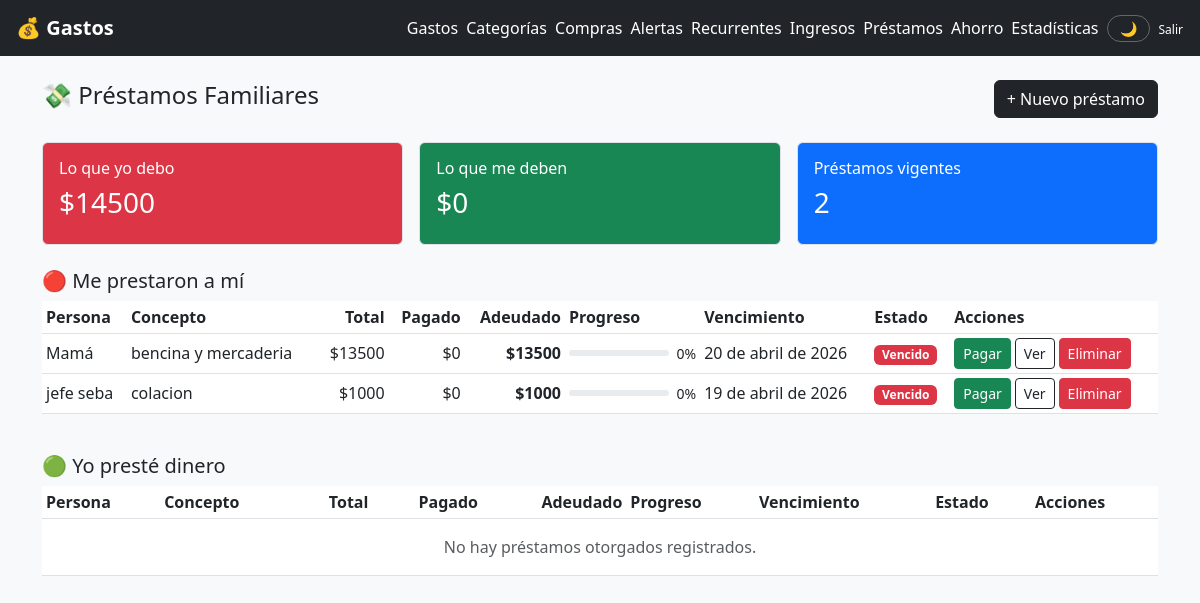
Page /prestamos/ (signed in) on the earlier database version.
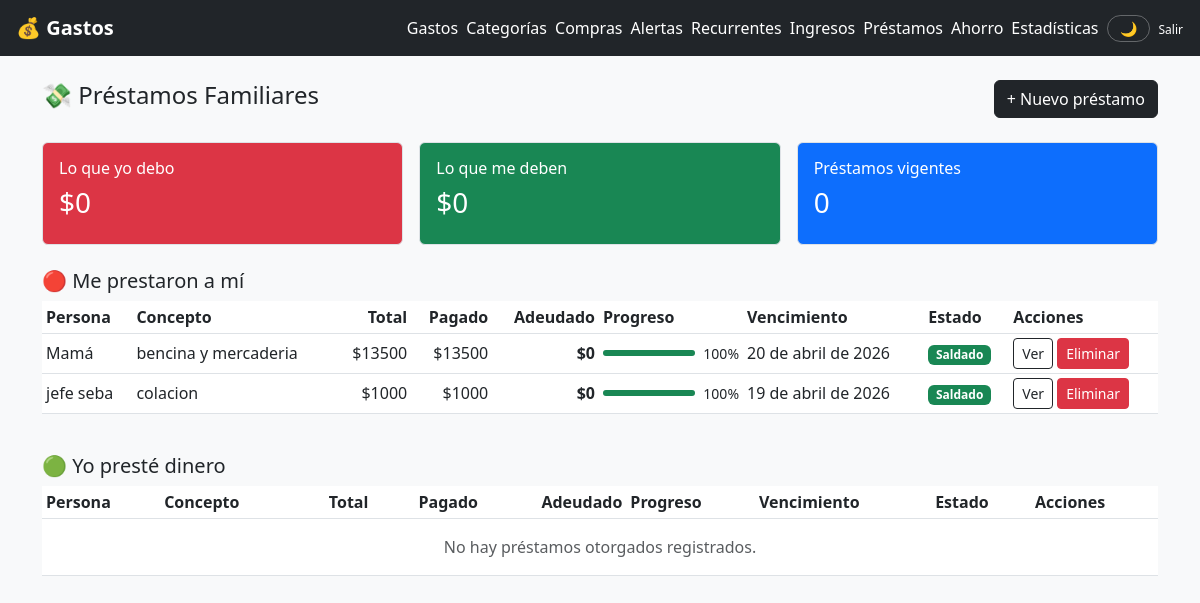
Same page on the later database version.
### gastos/models.py (models this page shows, shortened)
class Prestamo(models.Model):
    TIPO_CHOICES = [
        ('recibido', 'Me prestaron a mí'),
        ('otorgado', 'Yo presté dinero'),
    ]
    ESTADO_CHOICES = [
        ('vigente', 'Vigente'),
        ('saldado', 'Saldado'),
        ('vencido', 'Vencido'),
    ]
    usuario = models.ForeignKey(User, on_delete=models.CASCADE, related_name='prestamos')
    persona = models.CharField(max_length=150)
    concepto = models.CharField(max_length=200)
    monto_total = models.DecimalField(max_digits=12, decimal_places=0)
    monto_pagado = models.DecimalField(max_digits=12, decimal_places=0, default=0)
    tipo = models.CharField(max_length=20, choices=TIPO_CHOICES, default='recibido')
    estado = models.CharField(max_length=20, choices=ESTADO_CHOICES, default='vigente')
    fecha_prestamo = models.DateField(default=timezone.now)
    fecha_vencimiento = models.DateField(null=True, blank=True)
    notas = models.TextField(blank=True)
    creado_en = models.DateTimeField(auto_now_add=True)
    actualizado_en = models.DateTimeField(auto_now=True)
    class Meta:
        ordering = ['-fecha_prestamo']
        verbose_name = 'Préstamo'
        verbose_name_plural = 'Préstamos'
    @property
    def monto_adeudado(self):
        return self.monto_total - self.monto_pagado
    @property
    def porcentaje_pagado(self):
        if self.monto_total == 0:
            return 0
        return int((self.monto_pagado / self.monto_total) * 100)

### gastos/views.py (the view)
# urls.py: path('prestamos/', views.lista_prestamos, name='lista_prestamos'),
@login_required
def lista_prestamos(request):
    services.actualizar_estados_prestamos_vencidos()
    prestamos = Prestamo.objects.filter(usuario=request.user).prefetch_related('pagos')
    return render(request, 'gastos/prestamos.html', {
        'recibidos': prestamos.filter(tipo='recibido'),
        'otorgados': prestamos.filter(tipo='otorgado'),
        'resumen': services.resumen_prestamos(request.user),
    })

### gastos/services.py (called while the page is built)
def resumen_prestamos(usuario):
    prestamos = Prestamo.objects.filter(usuario=usuario, estado__in=['vigente', 'vencido'])
    debo = prestamos.filter(tipo='recibido').aggregate(
        total=Sum('monto_total'), pagado=Sum('monto_pagado'))
    me_deben = prestamos.filter(tipo='otorgado').aggregate(
        total=Sum('monto_total'), pagado=Sum('monto_pagado'))
    def adeudado(agg):
        return (agg['total'] or 0) - (agg['pagado'] or 0)
    return {
        'total_que_debo': adeudado(debo),
        'total_que_me_deben': adeudado(me_deben),
        'cantidad_vigentes': prestamos.count(),
    }

def actualizar_estados_prestamos_vencidos():
    hoy = timezone.now().date()
    return Prestamo.objects.filter(
        estado='vigente',
        fecha_vencimiento__lt=hoy,
    ).update(estado='vencido')

### templates/gastos/prestamos.html (shortened to what this page needs)
{% extends 'gastos/base.html' %}
{% block contenido %}
<div class="d-flex justify-content-between align-items-center mb-4">
    <h4>💸 Préstamos Familiares</h4>
    <a href="{% url 'nuevo_prestamo' %}" class="btn btn-dark">+ Nuevo préstamo</a>
</div>
<div class="row g-3 mb-4">
    <div class="col-md-4">
        <div class="card text-white bg-danger h-100">
            <div class="card-body">
                <h6 class="card-title">Lo que yo debo</h6>
                <h3>${{ resumen.total_que_debo|floatformat:0 }}</h3>
            </div>
        </div>
    </div>
    <div class="col-md-4">
        <div class="card text-white bg-success h-100">
            <div class="card-body">
                <h6 class="card-title">Lo que me deben</h6>
                <h3>${{ resumen.total_que_me_deben|floatformat:0 }}</h3>
            </div>
        </div>
    </div>
    <div class="col-md-4">
        <div class="card text-white bg-primary h-100">
            <div class="card-body">
                <h6 class="card-title">Préstamos vigentes</h6>
                <h3>{{ resumen.cantidad_vigentes }}</h3>
            </div>
        </div>
    </div>
</div>
<h5 class="mt-4">🔴 Me prestaron a mí</h5>
<div class="table-responsive mb-4">
    <table class="table table-hover table-sm align-middle">
        <thead class="table-dark">
            <tr>
                <th>Persona</th>
                <th>Concepto</th>
                <th class="text-end">Total</th>
                <th class="text-end">Pagado</th>
                <th class="text-end">Adeudado</th>
                <th>Progreso</th>
                <th>Vencimiento</th>
                <th>Estado</th>
                <th>Acciones</th>
            </tr>
        </thead>
        <tbody>
            {% for p in recibidos %}
            <tr>
                <td>{{ p.persona }}</td>
                <td>{{ p.concepto }}</td>
                <td class="text-end">${{ p.monto_total|floatformat:0 }}</td>
                <td class="text-end">${{ p.monto_pagado|floatformat:0 }}</td>
                <td class="text-end fw-bold">${{ p.monto_adeudado|floatformat:0 }}</td>
                <td style="min-width:120px">
                    <div class="d-flex align-items-center gap-2">
                        <div class="progress flex-grow-1" style="height:6px">
                            <div class="progress-bar bg-success" style="width:{{ p.porcentaje_pagado }}%"></div>
                        </div>
                        <small>{{ p.porcentaje_pagado }}%</small>
                    </div>
                </td>
                <td>{{ p.fecha_vencimiento|default:"Sin límite" }}</td>
                <td>
                    <span class="badge {% if p.estado == 'saldado' %}bg-success{% elif p.estado == 'vencido' %}bg-danger{% else %}bg-warning text-dark{% endif %}">
                        {{ p.get_estado_display }}
                    </span>
                </td>
                <td>
                    <div class="d-flex gap-1 flex-wrap">
                        {% if p.estado != 'saldado' %}
                        <button class="btn btn-sm btn-success" data-bs-toggle="modal" data-bs-target="#modalPago{{ p.pk }}">
                            Pagar
                        </button>
                        {% endif %}
                        <a href="{% url 'detalle_prestamo' p.pk %}" class="btn btn-sm btn-outline-dark">Ver</a>
                        <form method="post" action="{% url 'eliminar_prestamo' p.pk %}">
                            <button class="btn btn-sm btn-danger" onclick="return confirm('¿Eliminar este préstamo?')">Eliminar</button>
                        </form>
                    </div>
                </td>
            </tr>
            {% empty %}
            <tr><td colspan="9" class="text-center text-muted py-3">No hay préstamos recibidos registrados.</td></tr>
            {% endfor %}
        </tbody>
    </table>
</div>
<h5 class="mt-4">🟢 Yo presté dinero</h5>
<div class="table-responsive mb-4">
    <table class="table table-hover table-sm align-middle">
        <thead class="table-dark">
            <tr>
                <th>Persona</th>
                <th>Concepto</th>
                <th class="text-end">Total</th>
                <th class="text-end">Pagado</th>
                <th class="text-end">Adeudado</th>
                <th>Progreso</th>
                <th>Vencimiento</th>
                <th>Estado</th>
                <th>Acciones</th>
            </tr>
        </thead>
        <tbody>
            {% for p in otorgados %}
            <tr>
                <td>{{ p.persona }}</td>
                <td>{{ p.concepto }}</td>
                <td class="text-end">${{ p.monto_total|floatformat:0 }}</td>
                <td class="text-end">${{ p.monto_pagado|floatformat:0 }}</td>
                <td class="text-end fw-bold">${{ p.monto_adeudado|floatformat:0 }}</td>
                <td style="min-width:120px">
                    <div class="d-flex align-items-center gap-2">
                        <div class="progress flex-grow-1" style="height:6px">
                            <div class="progress-bar bg-success" style="width:{{ p.porcentaje_pagado }}%"></div>
                        </div>
                        <small>{{ p.porcentaje_pagado }}%</small>
                    </div>
                </td>
                <td>{{ p.fecha_vencimiento|default:"Sin límite" }}</td>
                <td>
                    <span class="badge {% if p.estado == 'saldado' %}bg-success{% elif p.estado == 'vencido' %}bg-danger{% else %}bg-warning text-dark{% endif %}">
                        {{ p.get_estado_display }}
                    </span>
                </td>
                <td>
                    <div class="d-flex gap-1 flex-wrap">
                        {% if p.estado != 'saldado' %}
                        <button class="btn btn-sm btn-success" data-bs-toggle="modal" data-bs-target="#modalCobro{{ p.pk }}">
                            Cobrar
                        </button>
                        {% endif %}
                        <a href="{% url 'detalle_prestamo' p.pk %}" class="btn btn-sm btn-outline-dark">Ver</a>
                        <form method="post" action="{% url 'eliminar_prestamo' p.pk %}">
                            {% csrf_token %}
                            <button class="btn btn-sm btn-danger" onclick="return confirm('¿Eliminar este préstamo?')">Eliminar</button>
                        </form>
                    </div>
                </td>
            </tr>
            {% empty %}
            <tr><td colspan="9" class="text-center text-muted py-3">No hay préstamos otorgados registrados.</td></tr>
            {% endfor %}
        </tbody>
    </table>
</div>
{% endblock %}

### templates/gastos/base.html (shortened to what this page needs)
{% load static %}
<!DOCTYPE html>
<html lang="es" data-theme="light">
<head>
    <link href="https://cdn.jsdelivr.net/npm/bootstrap@5.3.0/dist/css/bootstrap.min.css" rel="stylesheet">
</head>
<body>
<nav class="navbar navbar-dark px-3 py-2">
    <a class="navbar-brand fw-bold" href="{% url 'inicio' %}">💰 Gastos</a>
    <div class="d-flex gap-2 flex-wrap align-items-center">
        <a class="text-white text-decoration-none" href="{% url 'lista_gastos' %}">Gastos</a>
        <a class="text-white text-decoration-none" href="{% url 'lista_categorias' %}">Categorías</a>
        <a class="text-white text-decoration-none" href="{% url 'lista_compras' %}">Compras</a>
        <a class="text-white text-decoration-none" href="{% url 'alertas' %}">Alertas</a>
        <a class="text-white text-decoration-none" href="{% url 'lista_recurrentes' %}">Recurrentes</a>
        <a class="text-white text-decoration-none" href="{% url 'lista_ingresos' %}">Ingresos</a>
        <a class="text-white text-decoration-none" href="{% url 'lista_prestamos' %}">Préstamos</a>
        <a class="text-white text-decoration-none" href="{% url 'lista_metas' %}">Ahorro</a>
        <a class="text-white text-decoration-none" href="{% url 'estadisticas' %}">Estadísticas</a>
        <button id="btnDarkMode" title="Cambiar tema">🌙</button>
        <form method="post" action="{% url 'logout' %}" style="display:inline">
            <button type="submit" class="btn btn-link text-white p-0 text-decoration-none" style="font-size:12px">Salir</button>
        </form>
    </div>
</nav>
<div class="container mt-4">
    {% block contenido %}{% endblock %}
</div>
</body>
</html>

### templates/gastos/base.html (style rules this page uses)
:root { --bg-body: #f8f9fa; --bg-card: #ffffff; --bg-navbar: #212529; --text-body: #212529; --text-muted: #6c757d; --border-color: #dee2e6; --table-bg: #ffffff; --table-hover: #f5f5f5; }
body { background-color: var(--bg-body); color: var(--text-body); transition: background-color 0.3s ease, color 0.3s ease; }
.card { background-color: var(--bg-card); border-color: var(--border-color); }
.navbar { background-color: var(--bg-navbar) !important; }
.table { color: var(--text-body); }
.table > :not(caption) > * > * { background-color: var(--table-bg); color: var(--text-body); border-color: var(--border-color); }
#btnDarkMode { background: none; border: 1px solid rgba(255,255,255,0.3); color: white; border-radius: 20px; padding: 2px 12px; cursor: pointer; font-size: 14px; transition: background 0.2s; }
.table-responsive { overflow-x: auto; }

Differences in the rows shown:
changed Prestamo "Mamá": monto_pagado "0" → "13500"; monto_adeudado "13500" → "0"; porcentaje_pagado "0" → "100"; estado "Vencido" → "Saldado"; no longer shows "Pagar"
changed Prestamo "jefe seba": monto_pagado "0" → "1000"; monto_adeudado "1000" → "0"; porcentaje_pagado "0" → "100"; estado "Vencido" → "Saldado"; no longer shows "Pagar"
Other differences:
{{ resumen.total_que_debo|floatformat:0 }}: "14500" → "0"
{{ resumen.cantidad_vigentes }}: "2" → "0"
